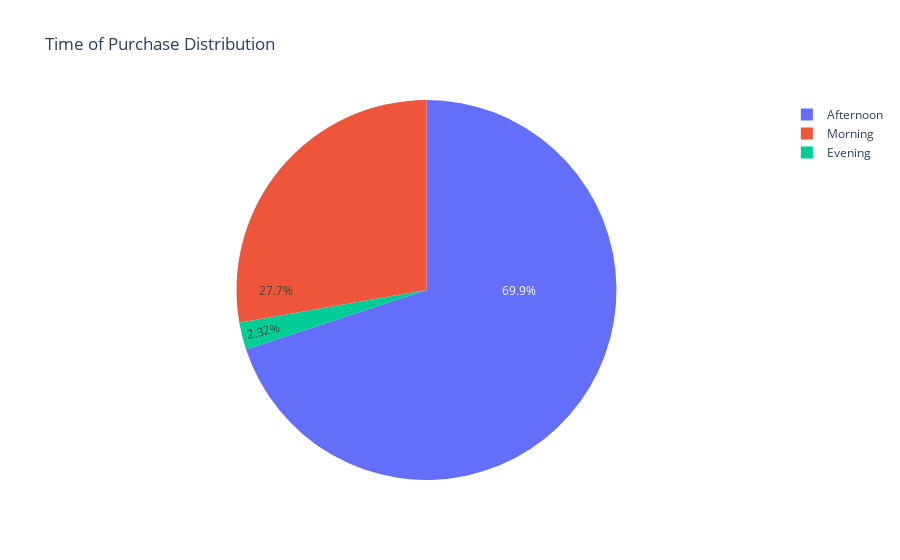

The notebook cell saved with this chart:
### Code cell
import plotly.express as px

# Replace 'mak_retail' with your actual dataframe name
time_of_purchase = mak_retail['TimeOfDay'].value_counts()

fig = px.pie(names=time_of_purchase.index, values=time_of_purchase.values, title='Time of Purchase Distribution')

# Explode the pie chart
fig.update_traces(insidetextorientation='radial')

fig.show()

### Figure 1 — Plotly figure (JSON) as saved in the notebook; plotly's stock layout.template omitted (floating-point values rounded to 4 significant figures)
{"data": [{"domain": {"x": [0, 1], "y": [0, 1]}, "hovertemplate": "label=%{label}<br>value=%{value}<extra></extra>", "insidetextorientation": "radial", "labels": ["Afternoon", "Morning", "Evening"], "legendgroup": "", "name": "", "showlegend": true, "type": "pie", "values": [378983, 150376, 12550]}], "layout": {"autosize": true, "legend": {"tracegroupgap": 0}, "title": {"text": "Time of Purchase Distribution"}}}
